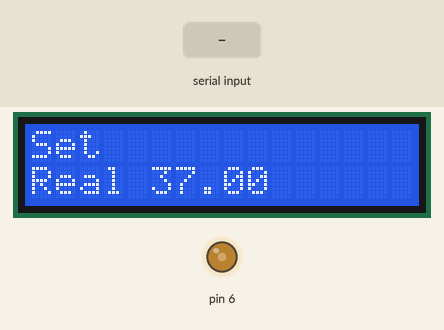
Simulated run of this sketch. Board: Arduino Uno, built with avr-gcc and run on an emulated ATmega328P. On the bench: 16×2 character LCD, output pins drawn as LEDs (lit = HIGH). The inputs (shaded band) are chosen by the test bench. Random numbers use the default seed unless the sketch sets one; what the sketch prints to the serial monitor is not drawn.

Above: at 1.2 s.
1.3 s: "1\n" received over Serial
At 3.2 s:
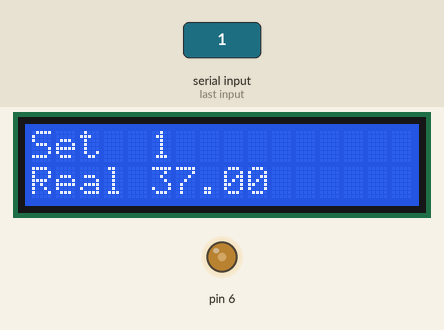
3.5 s: "0\n" received over Serial
At 6.3 s:
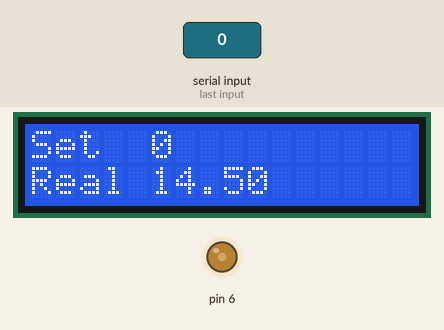
Timing chart, 0 to 7.8 s (numbered marks = the images above; inputs shaded):
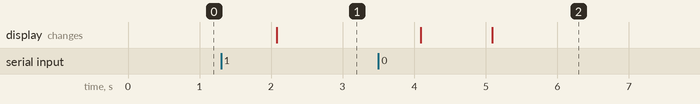

Measured:
- after the input at 1.3 s, the display: changes after 0.78 s (image 1)

The sketch:

Serial_+_LCD.ino
```cpp
#include <LiquidCrystal.h>

char inChar;
String inString, setTemp;
int i;
float realTemp;

LiquidCrystal lcd(8, 9, 10, 11, 12, 13);

void setup() {
	Serial.begin(9600);
	pinMode(6, OUTPUT);
	analogWrite(6, 102);
	lcd.begin(16, 2);
	randomSeed(analogRead(0));
}

void loop() {
	lcd.clear();
	inChar = '\0';
	inString = "";

	if (i%5 == 0)
		realTemp = random(10, 90) / 2.0;
	i++;

	Serial.println(realTemp);

	while (Serial.available() > 0) {
		inChar = Serial.read();
		if (inChar == '\n') {
			break;
		}
		inString += inChar;
	}

	if (inString[0]) {
		setTemp = inString;
	}

	lcd.setCursor(0, 0);
	lcd.print("Set");
	lcd.setCursor(5, 0);
	lcd.print(setTemp);

	lcd.setCursor(0, 1);
	lcd.print("Real");
	lcd.setCursor(5, 1);
	lcd.print(realTemp);

	delay(1000);
}
```
